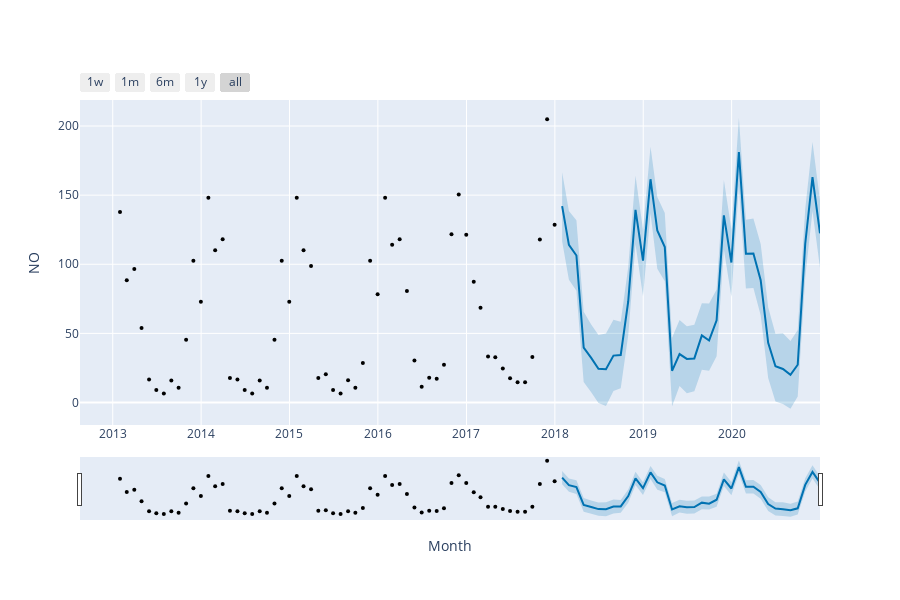

The code cell stored with this chart in its notebook:
### Code cell
fig = plot_plotly(model, forecast,xlabel='Month', ylabel='NO')
py.iplot(fig)
